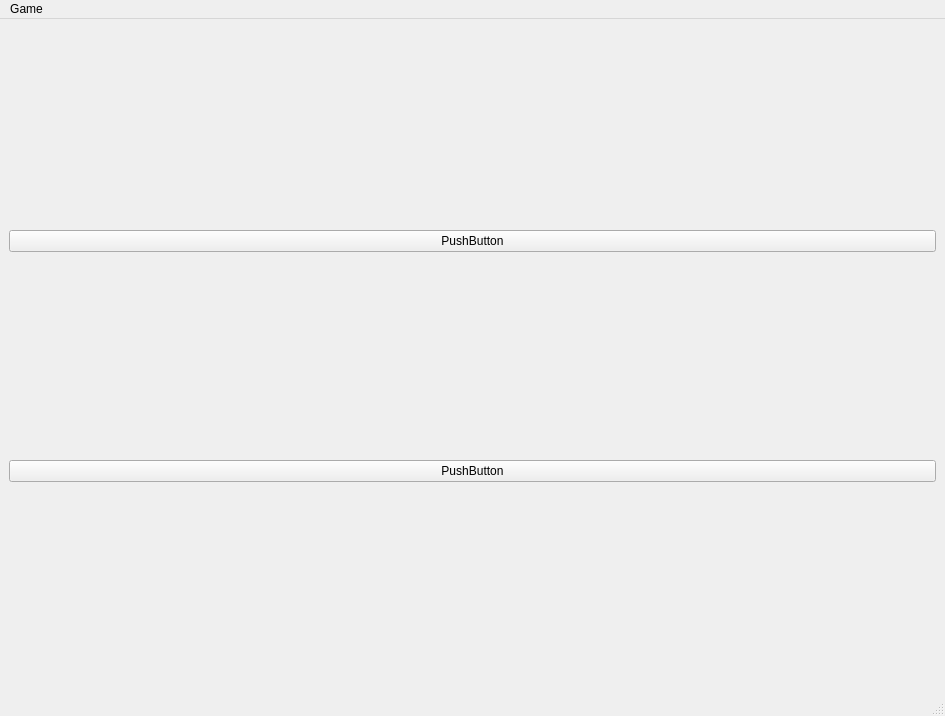
<?xml version="1.0" encoding="UTF-8"?>
<ui version="4.0">
 <class>MainWindow</class>
 <widget class="QMainWindow" name="MainWindow">
  <property name="geometry">
   <rect>
    <x>0</x>
    <y>0</y>
    <width>945</width>
    <height>716</height>
   </rect>
  </property>
  <property name="windowTitle">
   <string>MainWindow</string>
  </property>
  <widget class="QWidget" name="centralwidget">
   <layout class="QVBoxLayout" name="verticalLayout">
    <item>
     <layout class="QHBoxLayout" name="horizontalLayout_top">
      <item>
       <widget class="QPushButton" name="pushButton">
        <property name="text">
         <string>PushButton</string>
        </property>
       </widget>
      </item>
     </layout>
    </item>
    <item>
     <layout class="QVBoxLayout" name="centerLayout"/>
    </item>
    <item>
     <layout class="QHBoxLayout" name="horizontalLayout_bottom">
      <item>
       <widget class="QPushButton" name="pushButton_2">
        <property name="text">
         <string>PushButton</string>
        </property>
       </widget>
      </item>
     </layout>
    </item>
   </layout>
  </widget>
  <widget class="QStatusBar" name="statusbar"/>
  <widget class="QMenuBar" name="menubar">
   <property name="geometry">
    <rect>
     <x>0</x>
     <y>0</y>
     <width>945</width>
     <height>21</height>
    </rect>
   </property>
   <widget class="QMenu" name="menuGame">
    <property name="title">
     <string>Game</string>
    </property>
   </widget>
   <addaction name="menuGame"/>
  </widget>
 </widget>
 <resources/>
 <connections/>
</ui>
